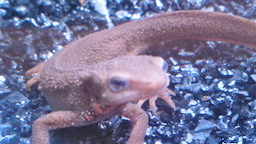
//> input picture computer_vision/learning-opencv-practical/image-process-100ask/Dataset/test/akahara_0009.jpg, 256 x 144 px
$ ./skin_detect ../../../learning-opencv-practical/image-process-100ask/Dataset/test/akahara_0009.jpg ../../../learning-opencv-practical/image-process-100ask/Dataset/test/akahara_0010.jpg   (built with g++ and OpenCV 4)
//> lines starting //> are read from the running program, lines starting //| are printed output that depends on the picture
#include "opencv2/core/core.hpp"
#include "opencv2/highgui/highgui.hpp"
#include "opencv2/imgproc/imgproc.hpp"

using namespace cv;

Mat image,imageHSV,imageHist,imageNorm,imagecalcBack;
Mat imagegirl,imagegirlHSV;

int histSize=1;
float histR[]={0,255};
const float *histRange=histR;

int channels[]={0,1};

void TrackBarFun(int ,void(*));

int main(int argc,char *argv[])
{
	image=imread(argv[1]);
//> image is the input picture: 144 rows x 256 cols, CV_8UC3; mean B, G, R 151.6, 116.6, 119.3
	imagegirl=imread(argv[2]);
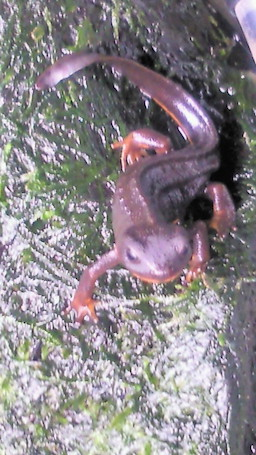
//> input picture computer_vision/learning-opencv-practical/image-process-100ask/Dataset/test/akahara_0010.jpg, 256 x 455 px
//> imagegirl is the input picture: 455 rows x 256 cols, CV_8UC3; mean B, G, R 138.9, 133.7, 140.2
	cvtColor(imagegirl,imagegirlHSV,CV_RGB2HSV);
//> imagegirlHSV: 455 rows x 256 cols, CV_8UC3; mean H, S, V 114.1, 30.8, 146.1
	if(!image.data)
	{
		return -1;
	}
	cvtColor(image,imageHSV,CV_RGB2HSV);
//> imageHSV: 144 rows x 256 cols, CV_8UC3; mean H, S, V 86.9, 80.3, 154.5
	namedWindow("HSV");
	createTrackbar("bins控制", "HSV", &histSize, 100,TrackBarFun);
	TrackBarFun(0,0);
	waitKey();
}
void TrackBarFun(int histSize,void(*))
{
//> called with histSize = 0
	if(histSize==0)
	{
		histSize=1;
	}
	calcHist(&imageHSV,2,channels,Mat(),imageHist,1,&histSize,&histRange,true,false);
//> channels = [0, 1]; imageHist = [36864]
	normalize(imageHist,imageNorm,0,255,NORM_MINMAX,-1,Mat());
//> imageNorm = [0]
	calcBackProject(&imagegirlHSV,2,channels,imageNorm,imagecalcBack,&histRange,1,true);
//> imagecalcBack: 455 rows x 256 cols, CV_8UC1; every value is 0
	imshow("Source",imagegirl);
	imshow("HSV",imagegirlHSV);
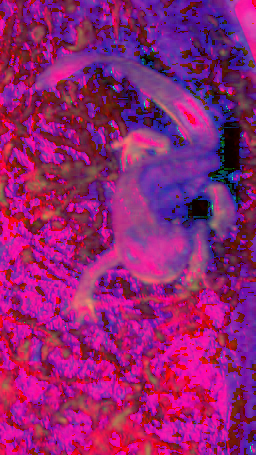
//> window 'HSV': 455 rows x 256 cols, CV_8UC3; mean B, G, R 114.1, 30.8, 146.1
	imshow("CalcBack",imagecalcBack);
}
